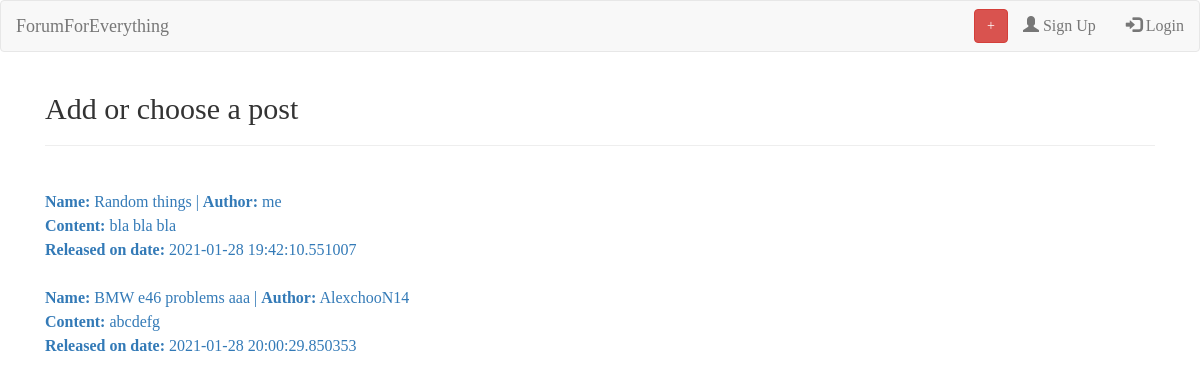
Page /posts/3 on the committed database.
### models.py (models this page shows)
class Post(Base):
    __tablename__ = 'Post'
    id = Column(Integer, primary_key=True)
    name = Column(String(80), unique=True, nullable=False)
    author = Column(String(90), nullable=False)
    content = Column(String(200), nullable=False)
    date = Column(DateTime(), default=datetime.datetime.now())
    topic_id = Column(Integer, ForeignKey('Topic.id'))

### app.py (the view)
@app.route('/posts/<int:topic_id>')
def list_posts(topic_id):
    return render_template('posts.html', posts=Post.query.filter_by(topic_id=topic_id).all(), topic_id=topic_id)

### templates/posts.html (shortened to what this page needs)
<!DOCTYPE html>
<html lang="bg">
<head>
    <link rel="stylesheet" href="https://maxcdn.bootstrapcdn.com/bootstrap/3.4.1/css/bootstrap.min.css">
    <link rel="stylesheet" href="/static/main.css">
</head>
<body>
<nav class="navbar navbar-default">
  <div class="container-fluid">
    <div class="navbar-header">
      <a class="navbar-brand" href="/">ForumForEverything</a>
    </div>
    {% if not current_user.is_authenticated %}
        <ul class="nav navbar-nav navbar-right">
          <li><a href="/register"><span class="glyphicon glyphicon-user"></span> Sign Up</a></li>
          <li><a href="/login"><span class="glyphicon glyphicon-log-in"></span> Login</a></li>
        </ul>
    {% endif %}
      <ul class="nav navbar-nav navbar-right">
      <a href="/posts/{{ topic_id }}/new" class="btn btn-danger navbar-btn" title="Add Post" role="button">+</a>
    </ul>
  </div>
</nav>
<div class="container">
  <h2>Add or choose a post</h2>
    <hr>
    <br>
</div>
{% for post in posts %}
    <div class="container">
        <a href="/posts/{{ topic_id }}/{{ post.id }}"><b>Name:</b> {{ post.name }} | <b>Author:</b> {{ post.author }}<br>
            <b>Content:</b> {{ post.content }} <br>
            <b>Released on date:</b> {{ post.date }} <br>
        </a>
    </div>
<br/>
{% endfor %}
</body>
</html>

### static/main.css (style rules this page uses)
html, body { font-family: 'Pangolin', cursive; font-size: 16px; line-height: 1.5; }
.container { width: 1140px; margin-left: auto; margin-right: auto; }

### rows in the picture
Post: name "Random things", author "me", content "bla bla bla", date "2021-01-28 19:42:10.551007"
Post: name "BMW e46 problems aaa", author "AlexchooN14", content "abcdefg", date "2021-01-28 20:00:29.850353"
